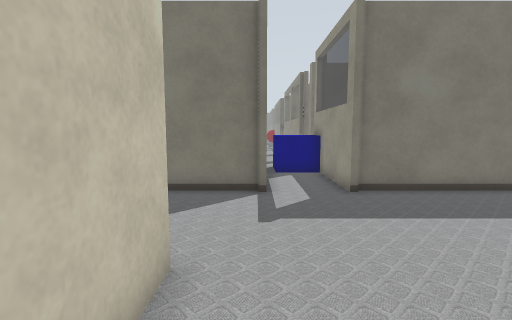
View 1 (above)

18 first-person views from a walk through a Gazebo world. The camera is 0.94 m above the floor, tilts 6° down and sees 85° across. Floor lines are 1 m apart. The floor is counted in squares, 0.5 m on a side. Each view is taken from the middle of a square. On the plan, view 1 faces up. The plan holds only what a view shows up to about 16 squares ahead; the rest is blank. The place goes on beyond the plan.

View 2
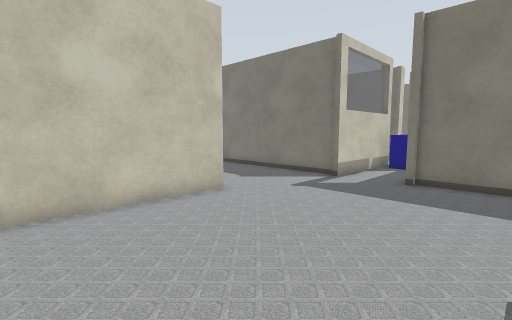

View 3
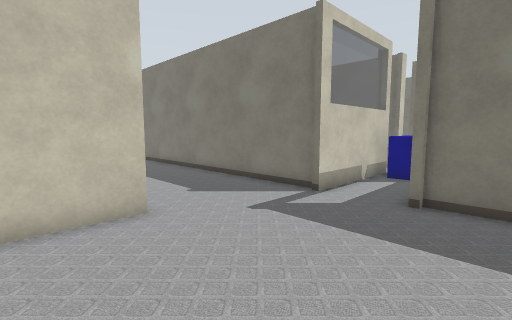

View 4
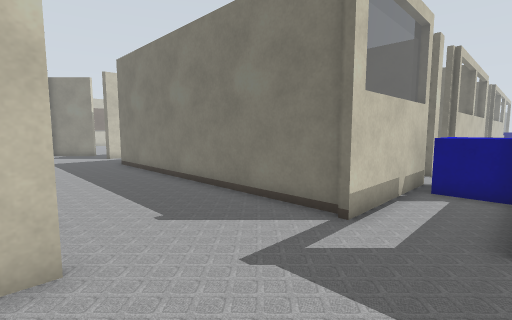

View 5
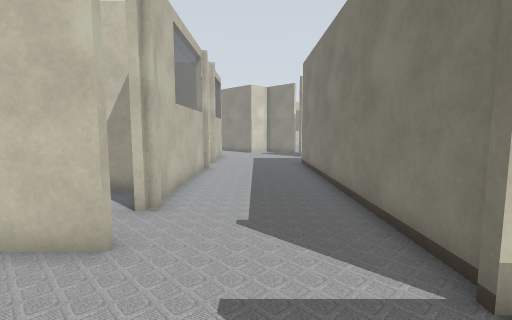

View 6
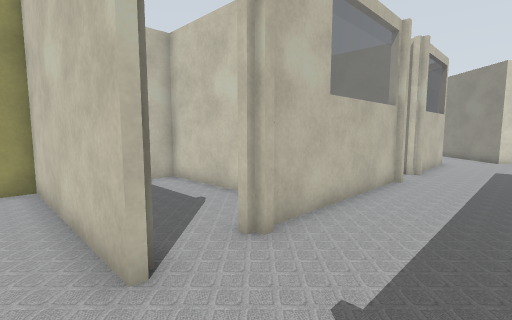

View 7
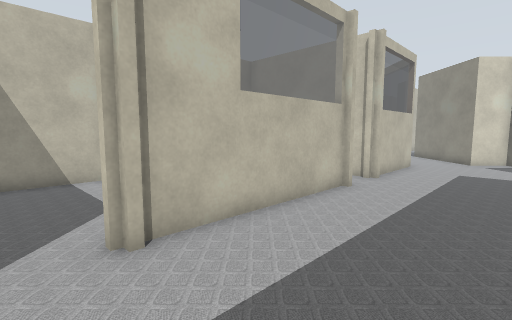

View 8
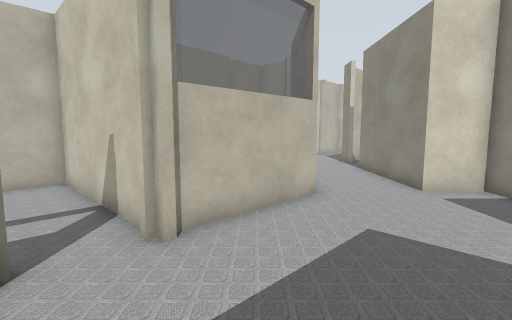

View 9
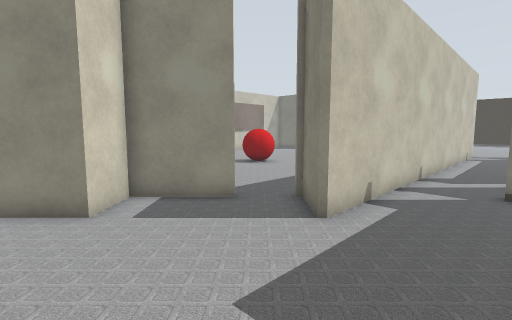

View 10
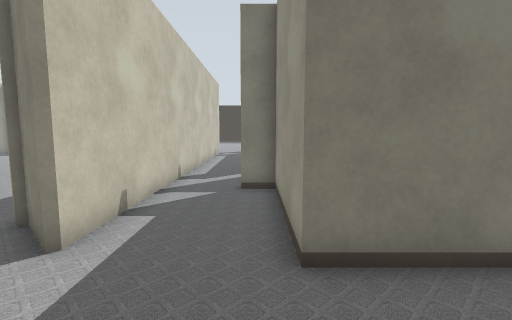

View 11
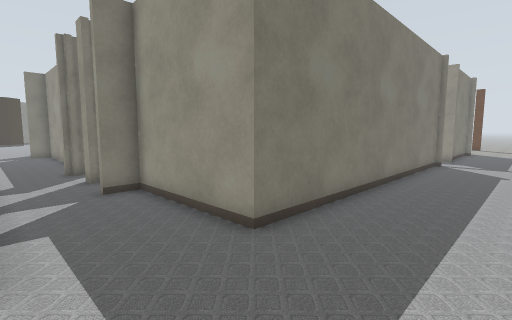

View 12
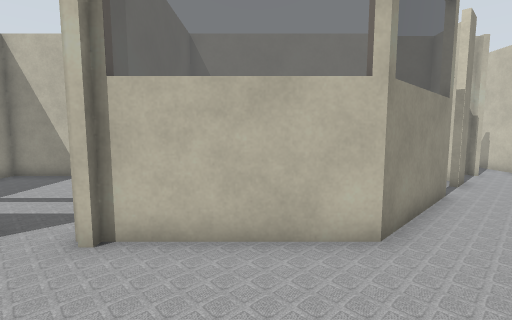

View 13
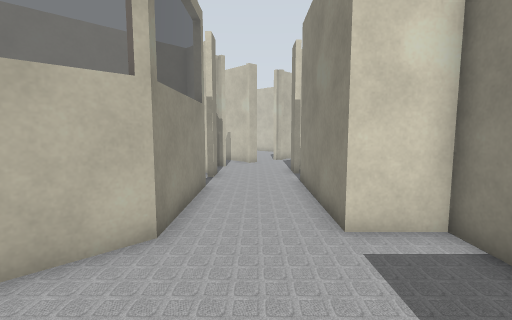

View 14
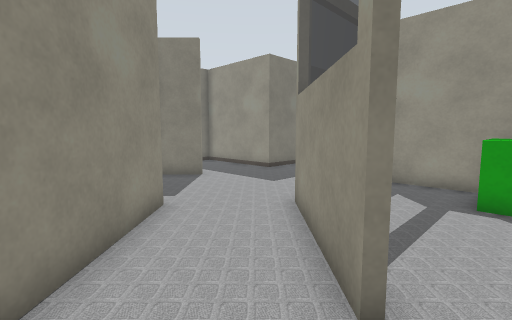

View 15
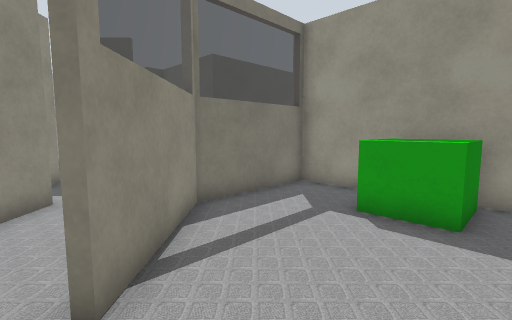

View 16
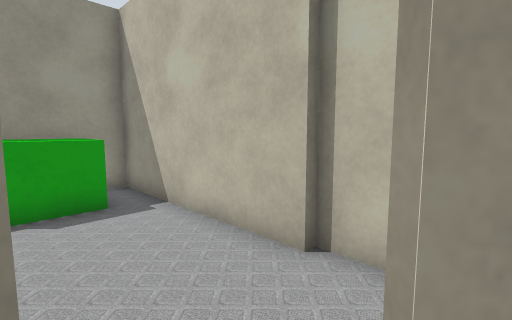

View 17
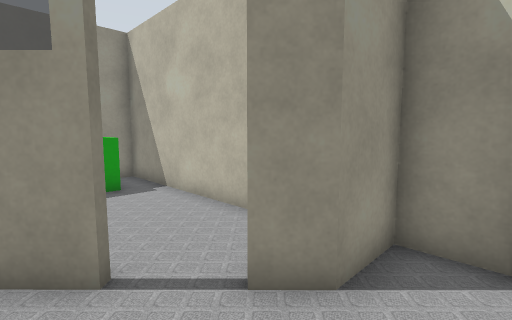

View 18
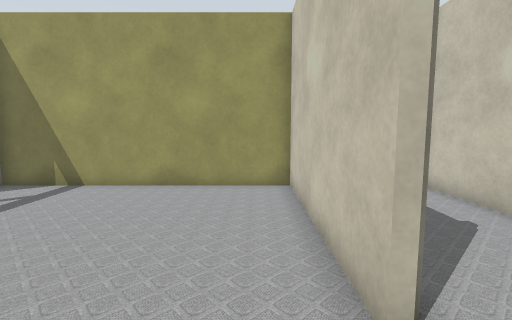

### Floor plan
Points are (right, up) in squares from view 1. A wall is a line through its corners. A room is listed if a view was taken in it or the views show most of it. See-through windows are left out.
Room 1 (views 1, 2, 3, 4, 5, 6, 18)
walls: (2.9, 8.4) (2.9, 14.1); (-1.2, 3.8) (-1.2, -3.5) (7.5, -3.5); (7.5, 8.7) (3.1, 8.7); (0.3, 14.1) (0.3, 8.4); (0.1, 16.8) (0.1, 16); (0.1, 18.9) (0.1, 18.4); (0.3, 19.5) (0.3, 18.8)
ways out: opening at (-1.5, 6) to room 2
objects: blue box (1, 13) to (2, 14)
Room 2 (views 7, 8)
walls: (-10.9, 3.4) (-3.9, 3.4); (0.1, 8.7) (-12.4, 8.7)
ways out: opening at (-1.5, 6) to room 1; opening at (-13, 6) to room 3; opening at (-12, 3); opening at (-3, 3)
Room 3 (views 9, 10, 11, 12, 13)
walls: (-12.4, 8.7) (-13.4, 8.7) (-13.4, 13.9) (-14.5, 13.9); (-19.9, 9.1) (-22.1, 7) (-20.7, 5.6) (-22.1, 4.2); (-14.2, 16) (-14.2, 16.8); (-19.9, 1.7) (-18.1, 3.4) (-12.9, 3.4); (-17.1, 19.5) (-17.1, 8.9) (-18.6, 10.5)
ways out: opening at (-13, 6) to room 2; opening at (-21, 3) to room 4; opening at (-13.5, 15)
Room 4 (views 14, 15, 16, 17)
walls: (-21.5, 0.1) (-19.9, 1.7); (-20.6, -3.5) (-12.9, -3.5); (-23.2, -3.1) (-23.2, -3.8) (-20.6, -3.8); (-22.1, 4.2) (-24.6, 1.8); (-25.8, 0.6) (-26.6, -0.2); (-25.1, -3.8) (-23.5, -3.8) (-23.5, -1.9) (-22.7, -1.1); (-13.4, -3.6) (-13.4, 3.2) (-18, 3.2) (-21.3, -0.1)
ways out: opening at (-21, 3) to room 3; opening at (-26, -4)
objects: green box (-16, -2) to (-14, 0)

Where each view was taken, in squares from view 1:
view 1: 0 up, 0 right, facing up
view 2: 2 down, 6 right, facing up-left
view 3: 1 up, 5 right, facing up-left
view 4: 3 up, 3 right, facing up-left
view 5: 6 up, 3 right, facing left
view 6: 7 up, 0 right, facing down-left
view 7: 8 up, 2 left, facing down-left
view 8: 8 up, 11 left, facing down-left
view 9: 4 up, 14 left, facing up-left
view 10: 5 up, 14 left, facing up
view 11: 5 up, 17 left, facing up-right
view 12: 8 up, 16 left, facing down
view 13: 8 up, 16 left, facing down-left
view 14: 1 down, 24 left, facing up-right
view 15: 3 down, 22 left, facing up-right
view 16: 0 up, 23 left, facing down-right
view 17: 1 up, 25 left, facing down-right
view 18: 6 up, 0 right, facing down
